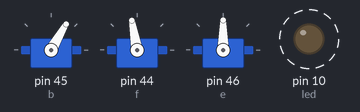
The sketch below on a simulated Arduino Mega 2560, built with avr-gcc and run on an emulated ATmega2560. Parts: 3 × servo, output pins drawn as LEDs (lit = HIGH). Dashed ring = blinking.

Above: at 0.05 s.
At 0.85 s:
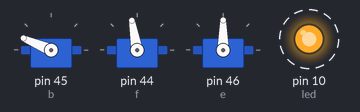
At 1.15 s:
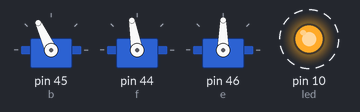
At 1.45 s:
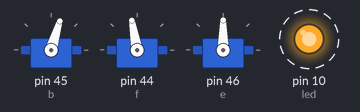
Timing chart, 0 to 3.6 s (numbered marks = the images above):
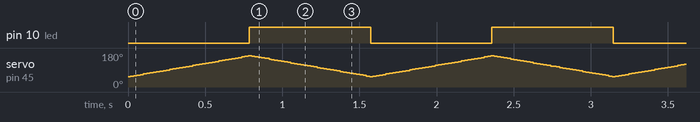

Measured:
- by itself, pin 10 (led): alternates HIGH for 0.79 s and LOW for 0.79 s

The sketch:

romibo_no.ino
```cpp
#include <Servo.h>

Servo f,e,b;

int x = 0,led=10;

void setup()
{
  b.attach(45);
  f.attach(44);
  e.attach(46);
  pinMode(led, OUTPUT);

  //Initial position
  digitalWrite(led,LOW);
  f.write(100);
  digitalWrite(led,HIGH);
  b.write(55);
}


void loop()
{
  for(x = 55; x <= 165; x+=1)
  {
    digitalWrite(led, LOW);
    b.write(x);
    //e.write(x);
    delay(7);
  }

  //LEFT
    for(x = 165; x >= 55; x -= 1)  // goes from 0 degrees to 180 degrees
  {
    digitalWrite(led, HIGH);
    b.write(x);
    //e.write(x);
    delay(7);                       // waits 15ms for the servo to reach the xition
  }
  //

  }
```
